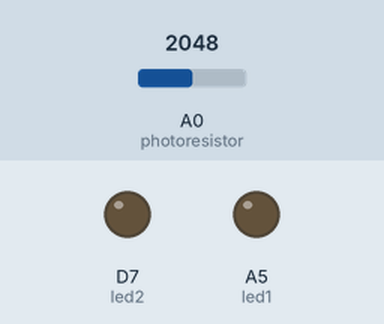
Recording of a sketch running on a simulated Particle Photon. Parts: output pins drawn as LEDs (lit = HIGH). The test bench sets the inputs (shaded band); at power-on: A0 (photoresistor) = 2048.

Above: at 5.8 s.
5.9 s: A0 (photoresistor) set to 0
At 10.7 s:
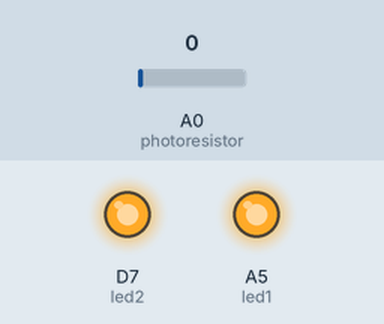
11.9 s: A0 (photoresistor) set to 3
At 16.5 s:
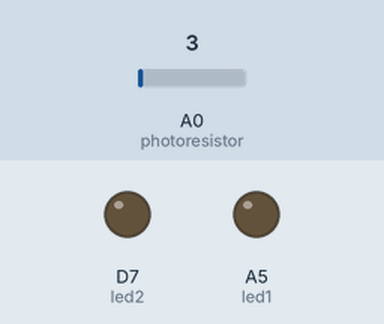
Timing chart, 0 to 18.0 s (numbered marks = the images above; inputs shaded):
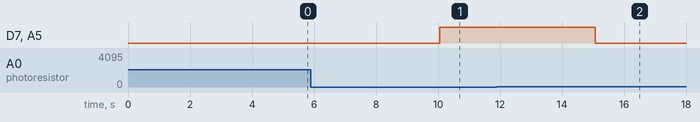

The sketch:

ifttt-trigger.ino
```cpp
// ------------
// IFTTT Trigger
// ------------

int led1 = A5;

int led2 = D7;

int photoresistor = A0;
int lightValue;

void setup() {


  pinMode(led1, OUTPUT);
  pinMode(led2, OUTPUT);
  pinMode(photoresistor, INPUT);

}

void loop() {
  lightValue = analogRead(photoresistor);
  int j = 1;

  if (lightValue > j) {
      Particle.publish("Light", "Sun is Up", PRIVATE);
      digitalWrite(led1, LOW);
      digitalWrite(led2, LOW);
  }
  if(lightValue < j){
      Particle.publish("Light", "Sun has set", PRIVATE);
      digitalWrite(led1, HIGH);
      digitalWrite(led2, HIGH);
  }

    delay(5000);

}
```

Measured:
- the behaviour switches between 1 and 2 on A0 (photoresistor) (found by bisection; images 1 and 2)
- after the input at 5.9 s, D7 (led2), A5 (led1): LOW → HIGH after 4.2 s
- after the input at 11.9 s, D7 (led2), A5 (led1): HIGH → LOW after 3.2 s
